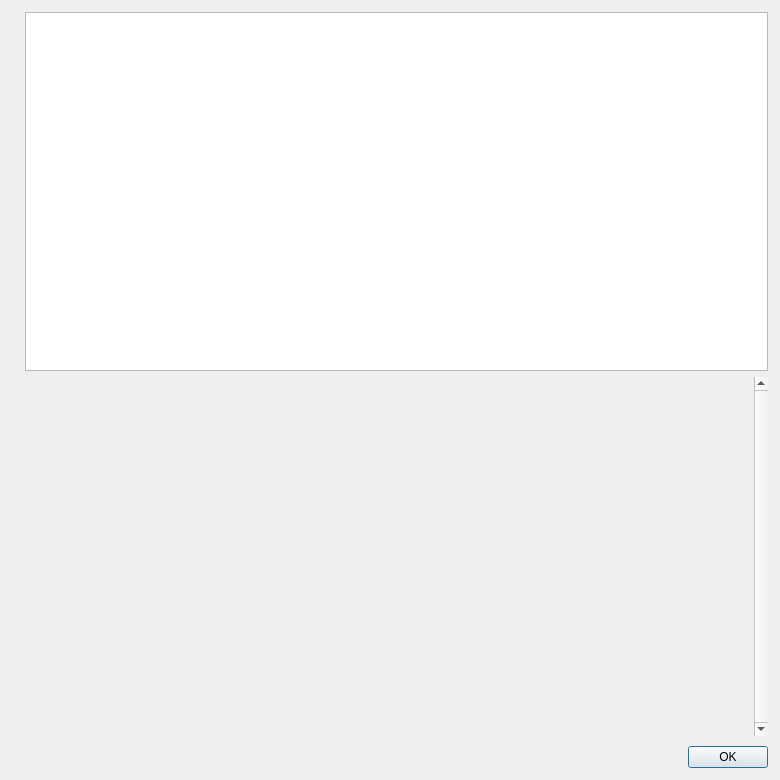
<?xml version="1.0" encoding="UTF-8"?>
<ui version="4.0">
 <class>HelpMessageDialog</class>
 <widget class="QDialog" name="HelpMessageDialog">
  <property name="geometry">
   <rect>
    <x>0</x>
    <y>0</y>
    <width>780</width>
    <height>780</height>
   </rect>
  </property>
  <layout class="QHBoxLayout" name="horizontalLayout_2">
   <property name="spacing">
    <number>6</number>
   </property>
   <property name="leftMargin">
    <number>12</number>
   </property>
   <property name="topMargin">
    <number>12</number>
   </property>
   <property name="rightMargin">
    <number>12</number>
   </property>
   <property name="bottomMargin">
    <number>12</number>
   </property>
   <item>
    <widget class="QLabel" name="graphic">
     <property name="text">
      <string/>
     </property>
     <property name="alignment">
      <set>Qt::AlignLeading|Qt::AlignLeft|Qt::AlignTop</set>
     </property>
    </widget>
   </item>
   <item>
    <layout class="QVBoxLayout" name="verticalLayout">
     <item>
      <widget class="QTextEdit" name="helpMessage">
       <property name="readOnly">
        <bool>true</bool>
       </property>
      </widget>
     </item>
     <item>
      <widget class="QScrollArea" name="scrollArea">
       <property name="frameShape">
        <enum>QFrame::NoFrame</enum>
       </property>
       <property name="verticalScrollBarPolicy">
        <enum>Qt::ScrollBarAlwaysOn</enum>
       </property>
       <property name="widgetResizable">
        <bool>true</bool>
       </property>
       <widget class="QWidget" name="scrollAreaWidgetContents">
        <property name="geometry">
         <rect>
          <x>0</x>
          <y>0</y>
          <width>714</width>
          <height>341</height>
         </rect>
        </property>
        <layout class="QVBoxLayout" name="verticalLayout_2">
         <item>
          <widget class="QLabel" name="aboutMessage">
           <property name="cursor">
            <cursorShape>IBeamCursor</cursorShape>
           </property>
           <property name="textFormat">
            <enum>Qt::PlainText</enum>
           </property>
           <property name="alignment">
            <set>Qt::AlignLeading|Qt::AlignLeft|Qt::AlignTop</set>
           </property>
           <property name="openExternalLinks">
            <bool>true</bool>
           </property>
           <property name="textInteractionFlags">
            <set>Qt::LinksAccessibleByMouse|Qt::TextSelectableByKeyboard|Qt::TextSelectableByMouse</set>
           </property>
          </widget>
         </item>
        </layout>
       </widget>
      </widget>
     </item>
     <item>
      <spacer name="verticalSpacer">
       <property name="orientation">
        <enum>Qt::Vertical</enum>
       </property>
       <property name="sizeType">
        <enum>QSizePolicy::Fixed</enum>
       </property>
       <property name="sizeHint" stdset="0">
        <size>
         <width>4</width>
         <height>4</height>
        </size>
       </property>
      </spacer>
     </item>
     <item>
      <widget class="QDialogButtonBox" name="okButton">
       <property name="orientation">
        <enum>Qt::Horizontal</enum>
       </property>
       <property name="standardButtons">
        <set>QDialogButtonBox::Ok</set>
       </property>
      </widget>
     </item>
    </layout>
   </item>
  </layout>
 </widget>
 <resources>
  <include location="../emrals.qrc"/>
 </resources>
 <connections>
  <connection>
   <sender>okButton</sender>
   <signal>accepted()</signal>
   <receiver>HelpMessageDialog</receiver>
   <slot>accept()</slot>
   <hints>
    <hint type="sourcelabel">
     <x>20</x>
     <y>20</y>
    </hint>
    <hint type="destinationlabel">
     <x>20</x>
     <y>20</y>
    </hint>
   </hints>
  </connection>
  <connection>
   <sender>okButton</sender>
   <signal>rejected()</signal>
   <receiver>HelpMessageDialog</receiver>
   <slot>reject()</slot>
   <hints>
    <hint type="sourcelabel">
     <x>20</x>
     <y>20</y>
    </hint>
    <hint type="destinationlabel">
     <x>20</x>
     <y>20</y>
    </hint>
   </hints>
  </connection>
 </connections>
</ui>
